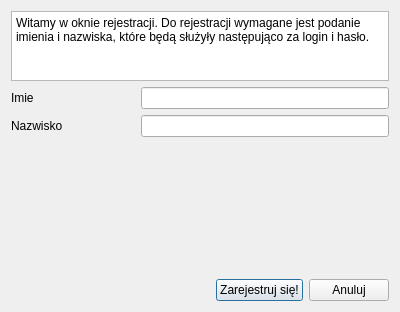
<?xml version="1.0" encoding="UTF-8"?>
<ui version="4.0">
 <class>registerUser</class>
 <widget class="QDialog" name="registerUser">
  <property name="geometry">
   <rect>
    <x>0</x>
    <y>0</y>
    <width>400</width>
    <height>312</height>
   </rect>
  </property>
  <property name="windowTitle">
   <string>Dialog</string>
  </property>
  <layout class="QVBoxLayout" name="verticalLayout" stretch="3,2,2,10,2">
   <item>
    <widget class="QTextBrowser" name="descT">
     <property name="sizePolicy">
      <sizepolicy hsizetype="Minimum" vsizetype="Maximum">
       <horstretch>0</horstretch>
       <verstretch>0</verstretch>
      </sizepolicy>
     </property>
     <property name="html">
      <string>&lt;!DOCTYPE HTML PUBLIC &quot;-//W3C//DTD HTML 4.0//EN&quot; &quot;http://www.w3.org/TR/REC-html40/strict.dtd&quot;&gt;
&lt;html&gt;&lt;head&gt;&lt;meta name=&quot;qrichtext&quot; content=&quot;1&quot; /&gt;&lt;meta charset=&quot;utf-8&quot; /&gt;&lt;style type=&quot;text/css&quot;&gt;
p, li { white-space: pre-wrap; }
hr { height: 1px; border-width: 0; }
li.unchecked::marker { content: &quot;\2610&quot;; }
li.checked::marker { content: &quot;\2612&quot;; }
&lt;/style&gt;&lt;/head&gt;&lt;body style=&quot; font-family:'Segoe UI'; font-size:9pt; font-weight:400; font-style:normal;&quot;&gt;
&lt;p style=&quot; margin-top:0px; margin-bottom:0px; margin-left:0px; margin-right:0px; -qt-block-indent:0; text-indent:0px;&quot;&gt;Witamy w oknie rejestracji. Do rejestracji wymagane jest podanie imienia i nazwiska, które będą służyły następująco za login i hasło.&lt;/p&gt;&lt;/body&gt;&lt;/html&gt;</string>
     </property>
    </widget>
   </item>
   <item>
    <layout class="QHBoxLayout" name="horizontalLayout" stretch="1,2">
     <item>
      <widget class="QLabel" name="ImieL">
       <property name="text">
        <string>Imie</string>
       </property>
      </widget>
     </item>
     <item>
      <widget class="QLineEdit" name="ImieLE"/>
     </item>
    </layout>
   </item>
   <item>
    <layout class="QHBoxLayout" name="horizontalLayout_2" stretch="1,2">
     <item>
      <widget class="QLabel" name="NazwiskoL">
       <property name="text">
        <string>Nazwisko</string>
       </property>
      </widget>
     </item>
     <item>
      <widget class="QLineEdit" name="NazwiskoLE"/>
     </item>
    </layout>
   </item>
   <item>
    <spacer name="verticalSpacer">
     <property name="orientation">
      <enum>Qt::Vertical</enum>
     </property>
     <property name="sizeHint" stdset="0">
      <size>
       <width>20</width>
       <height>121</height>
      </size>
     </property>
    </spacer>
   </item>
   <item>
    <layout class="QHBoxLayout" name="horizontalLayout_3">
     <item>
      <spacer name="horizontalSpacer">
       <property name="orientation">
        <enum>Qt::Horizontal</enum>
       </property>
       <property name="sizeHint" stdset="0">
        <size>
         <width>40</width>
         <height>20</height>
        </size>
       </property>
      </spacer>
     </item>
     <item>
      <widget class="QPushButton" name="registerB">
       <property name="text">
        <string>Zarejestruj się!</string>
       </property>
      </widget>
     </item>
     <item>
      <widget class="QPushButton" name="declineB">
       <property name="text">
        <string>Anuluj</string>
       </property>
      </widget>
     </item>
    </layout>
   </item>
  </layout>
 </widget>
 <resources/>
 <connections/>
</ui>
